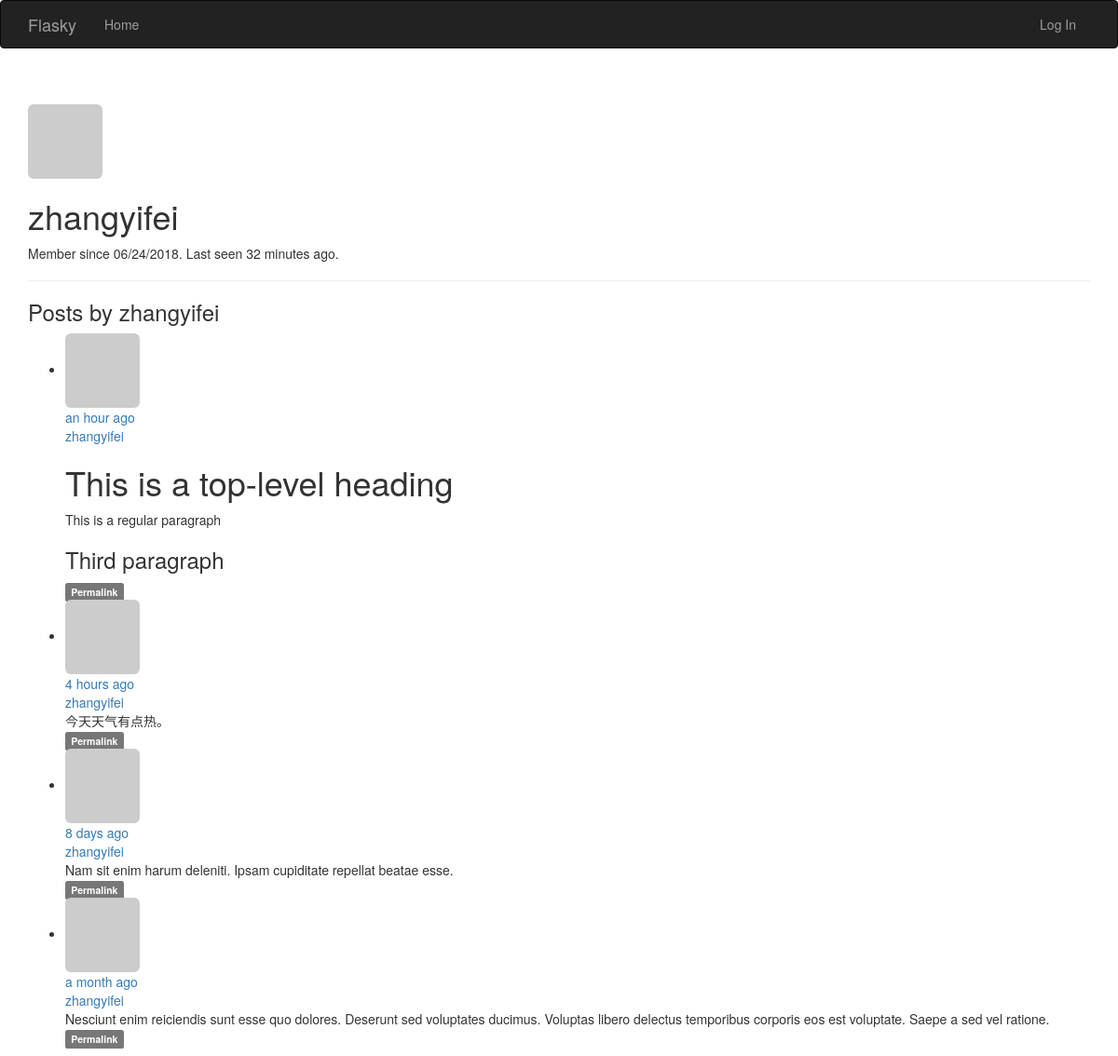
Page /user/zhangyifei on the committed database.
### app/models.py (models this page shows, shortened)
class User(UserMixin, db.Model):
    __tablename__ = 'users'
    id = db.Column(db.Integer, primary_key=True)
    email = db.Column(db.String(64), unique=True, index=True)
    username = db.Column(db.String(64), unique=True, index=True)
    role_id = db.Column(db.Integer, db.ForeignKey('roles.id'))
    password_hash = db.Column(db.String(128))
    confirmed = db.Column(db.Boolean, default=False)
    name = db.Column(db.String(64))
    location = db.Column(db.String(64))
    about_me = db.Column(db.Text())
    member_since = db.Column(db.DateTime(), default=datetime.utcnow)
    last_seen = db.Column(db.DateTime(), default=datetime.utcnow)
    avatar_hash = db.Column(db.String(32))
    posts = db.relationship('Post', backref='author', lazy='dynamic')
    @property
    def password(self):
        raise AttributeError('password is not a readable attribute')
    def gravatar(self, size=100, default='identicon', rating='g'):
        if request.is_secure:
            url = 'https://secure.gravatar.com/avatar'
        else:
            url = 'http://www.gravatar.com/avatar'
        hash = self.avatar_hash or hashlib.md5(
            self.email.encode('utf-8')).hexdigest()
        return '{url}/{hash}?s={size}&d={default}&r={rating}'.format(
            url=url, hash=hash, size=size, default=default, rating=rating)

class Post(db.Model):
    __tablename__ = 'posts'
    id = db.Column(db.Integer, primary_key=True)
    body = db.Column(db.Text)
    timestamp = db.Column(db.DateTime, index=True, default=datetime.utcnow)
    author_id = db.Column(db.Integer, db.ForeignKey('users.id'))
    body_html = db.Column(db.Text)

### app/main/views.py (the view)
@main.route('/user/<username>')
def user(username):
    user = User.query.filter_by(username=username).first()
    if user is None:
        abort(404)
    posts = user.posts.order_by(Post.timestamp.desc()).all()
    return render_template('user.html', user=user, posts=posts)

### app/auth/views.py (called while the page is built)
@auth.before_app_request
def before_request():
    if current_user.is_authenticated:
        current_user.ping()
        if not current_user.confirmed \
                and request.endpoint[:5] != 'auth.':
            return redirect(url_for('auth.unconfirmed'))

### app/main/__init__.py (called while the page is built)
@main.app_context_processor
def inject_permissions():
    return dict(Permission=Permission)

### app/models.py (called while the page is built)
    def is_administrator(self):
        return False

### app/templates/user.html (shortened to what this page needs)
{% extends "base.html" %}
{% block page_content %}
<div class="page-header">
    <img class="img-rounded profile-thumbnail" src="{{ user.gravatar(size=256) }}">
    <div class="profile-header">
        <h1>{{ user.username }}</h1>
        <p>Member since {{ moment(user.member_since).format('L') }}. Last seen {{ moment(user.last_seen).fromNow() }}.</p>
    </div>
</div>
<h3>Posts by {{ user.username }}</h3>
{% include "_posts.html" %}
{% endblock %}%

### app/templates/base.html (shortened to what this page needs)
{% extends "bootstrap/base.html" %}
{% block head %}
{{ super() }}
{% endblock %}
{% block navbar %}
<div class="navbar navbar-inverse" role="navigation">
    <div class="container">
        <div class="navbar-header">
            <a class="navbar-brand" href="/">Flasky</a>
        </div>
        <div class="navbar-collapse collapse">
            <ul class="nav navbar-nav">
                <li><a href="{{ url_for('main.index') }}">Home</a></li>
            </ul>
            <ul  class="nav navbar-nav navbar-right">
                {% if current_user.is_authenticated %}
                <li class="dropdown">
                    <a href="#" class="dropdown-toggle" data-toggle="dropdown">Account <b class="caret"></b></a>
                    <ul class="dropdown-menu">
                        <li><a href="{{ url_for('auth.change_password') }}">Change Password</a> </li>
                        <li><a href="{{ url_for('auth.change_email_request') }}">Change Email</a> </li>
                        <li><a href="{{ url_for('auth.logout') }}">Log Out</a> </li>
                    </ul>
                </li>
                {% else %}
                <li><a href="{{ url_for('auth.login') }}">Log In</a></li>
                {% endif %}
            </ul>
        </div>
    </div>
</div>
{% endblock %}
{% block content %}
<div class="container">
    {% block page_content %}{% endblock %}
</div>
{% endblock %}

### app/templates/_posts.html (shortened to what this page needs)
<ul class="posts">
    {% for post in posts %}
    <li class="post">
        <div class="post-thumbnail">
            <a href="{{ url_for('.user', username=post.author.username) }}">
                <img class="img-rounded profile-thumbnail"
                     src="{{ post.author.gravatar(size=40) }}"
            </a>
        </div>
        <div class="page-content">
            <div class="post-date">{{ moment(post.timestamp).fromNow() }}</div>
            <div class="post-author">
                <a href="{{ url_for('.user', username=post.author.username) }}">
                    {{ post.author.username }}
                </a>
            </div>
            <div class="post-body">
                {% if post.body_html %}
                {{ post.body_html | safe }}
                {% else %}
                {{ post.body }}
                {% endif %}
            </div>
            <div class="post-footer">
                <a href="{{ url_for('.post', id=post.id) }}">
                    <span class="label label-default">Permalink</span>
                </a>
            </div>
        </div>
    </li>
    {% endfor %}
</ul>

### rows in the picture
User: username "zhangyifei", member_since "06/24/2018", last_seen "32 minutes ago"
Post: timestamp "an hour ago", author.username "zhangyifei", body_html "This is a top-level heading This is a regular paragraph Third paragraph"
Post: timestamp "4 hours ago", author.username "zhangyifei", body "今天天气有点热。"
Post: timestamp "8 days ago", author.username "zhangyifei", body "Nam sit enim harum deleniti. Ipsam cupiditate repellat beatae esse."
Post: timestamp "a month ago", author.username "zhangyifei", body "Nesciunt enim reiciendis sunt esse quo dolores. Deserunt sed voluptates ducimus. Voluptas libero delectus temporibus corporis eos est voluptate. Saepe a sed vel ratione."
